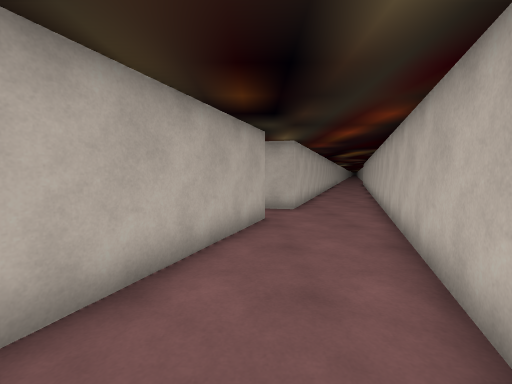
View 1 (above)

16 first-person views from a walk through a 3-D level made in the Unity game engine. The camera is 1.4 m above the floor, tilts 4° down and sees 90° across. The floor is counted in squares, 1 m on a side. Each view is taken from the middle of a square. On the plan, view 1 faces up. The plan holds only what a view shows up to about 13 squares ahead; the rest is blank. The place goes on beyond the plan. The player character is not drawn. Some surface patterns are stand-ins.

View 2
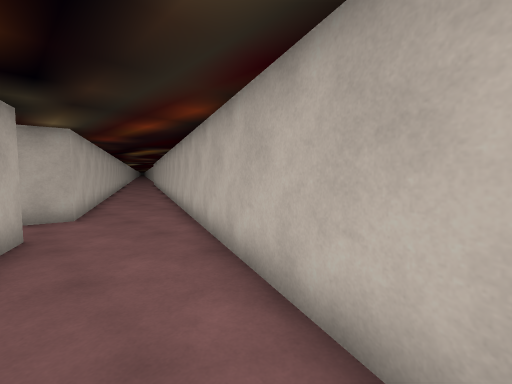

View 3
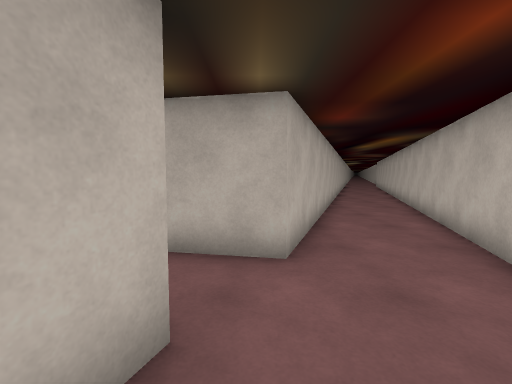

View 4
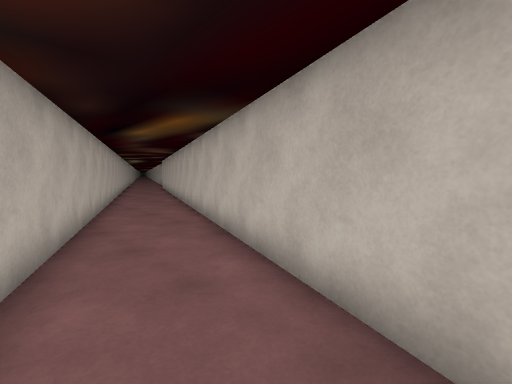

View 5
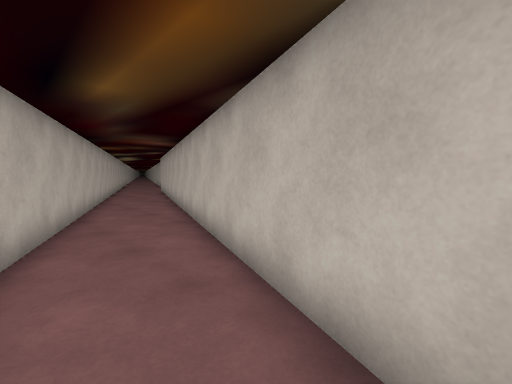

View 6
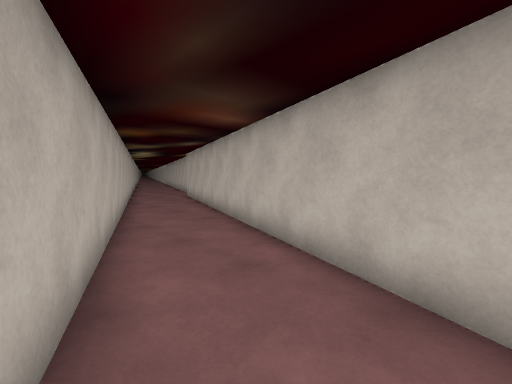

View 7
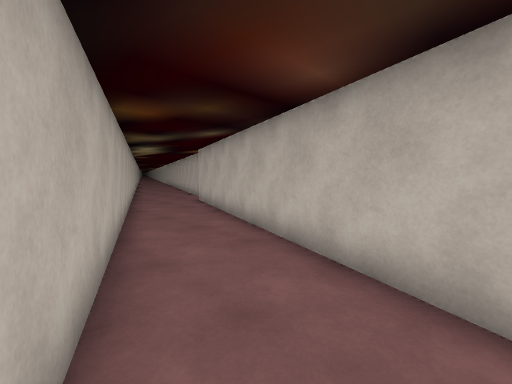

View 8
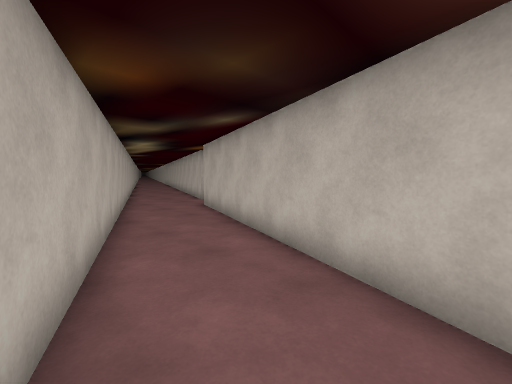

View 9
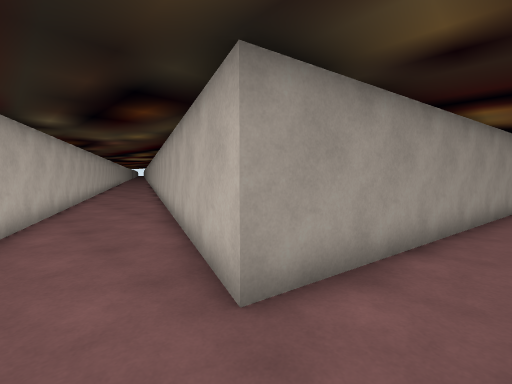

View 10
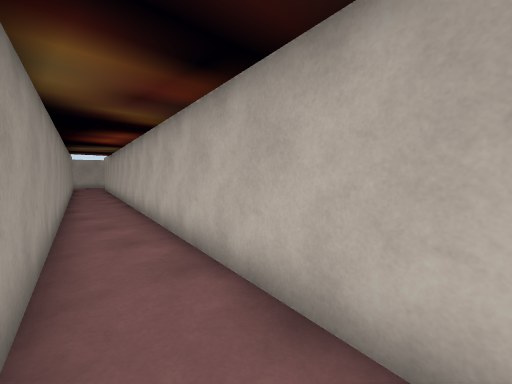

View 11
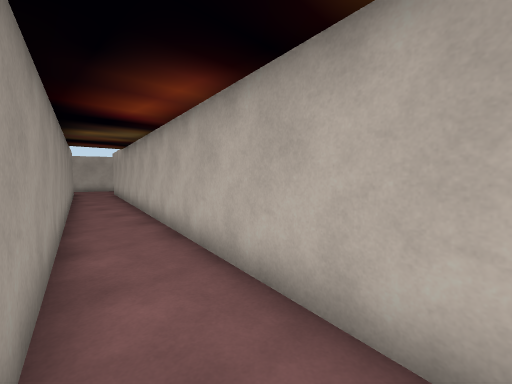

View 12
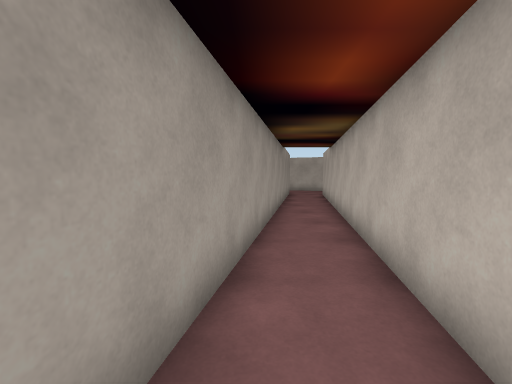

View 13
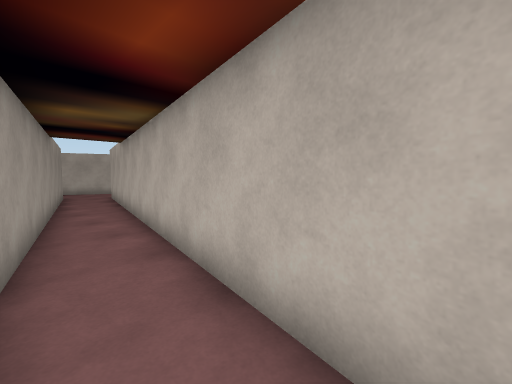

View 14
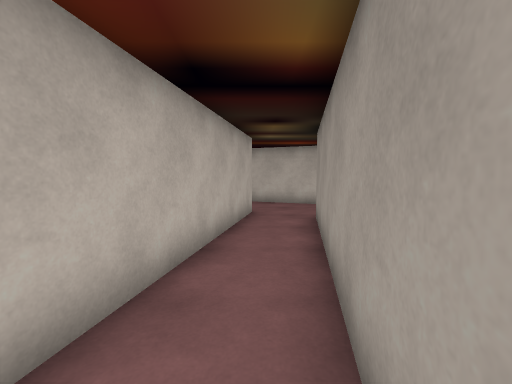

View 15
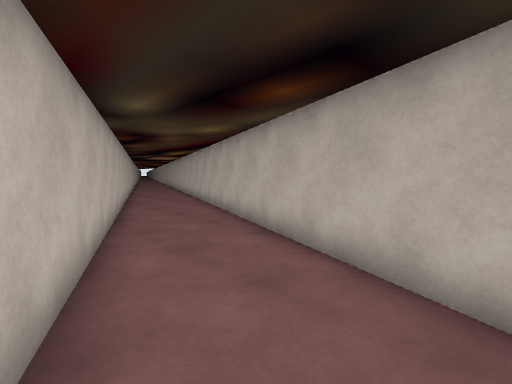

View 16
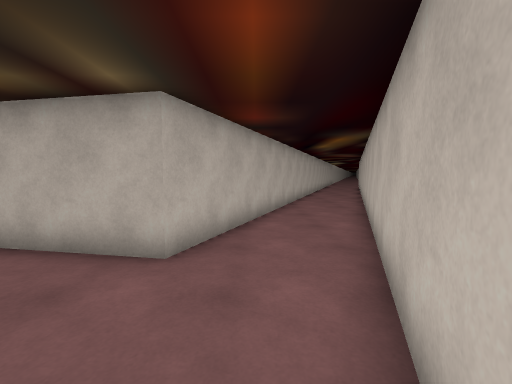

### Floor plan
Points are (right, up) in squares from view 1. A wall is a line through its corners. A room is listed if a view was taken in it or the views show most of it. See-through windows are left out.
Room 1 (views 1, 2, 3, 4, 5, 6, 7, 8, 9, 10, 15, 16)
walls: (-5.5, 9.1) (0.3, 8) (-3.8, -2.6); (0.2, -2.5) (14.1, 33.5); (10.5, 33.6) (1.5, 10.1) (-5.3, 11.4)
ways out: opening at (-5, 10) to room 2
Room 2 (views 11, 12, 14)
walls: (-5.3, 11.4) (-10.2, 12.3); (-10.6, 10.1) (-5.5, 9.1)
ways out: opening at (-5, 10) to room 1; opening at (-10, 11) to room 3
Room 3 (view 13)
walls: (-10.2, 12.3) (-15.3, 13.3); (-15.7, 11.1) (-10.6, 10.1)
ways out: opening at (-10, 11) to room 2; opening at (-15, 12) to room 4
Room 4 (no view inside)
walls: (-15.3, 13.3) (-19.5, 14.1); (-19.6, 11.8) (-15.7, 11.1)
ways out: opening at (-15, 12) to room 3

Positions as (right, up) in squares from view 1, and headings:
1: (0, 0), facing up
2: (0, 1), facing up-right
3: (1, 6), facing up
4: (3, 10), facing up-right
5: (5, 14), facing up-right
6: (6, 20), facing up-right
7: (7, 23), facing up-right
8: (8, 25), facing up-right
9: (2, 10), facing down-left
10: (-2, 9), facing up-left
11: (-8, 10), facing up-left
12: (-10, 11), facing left
13: (-11, 11), facing up-left
14: (-8, 10), facing right
15: (3, 7), facing down-left
16: (3, 6), facing up
